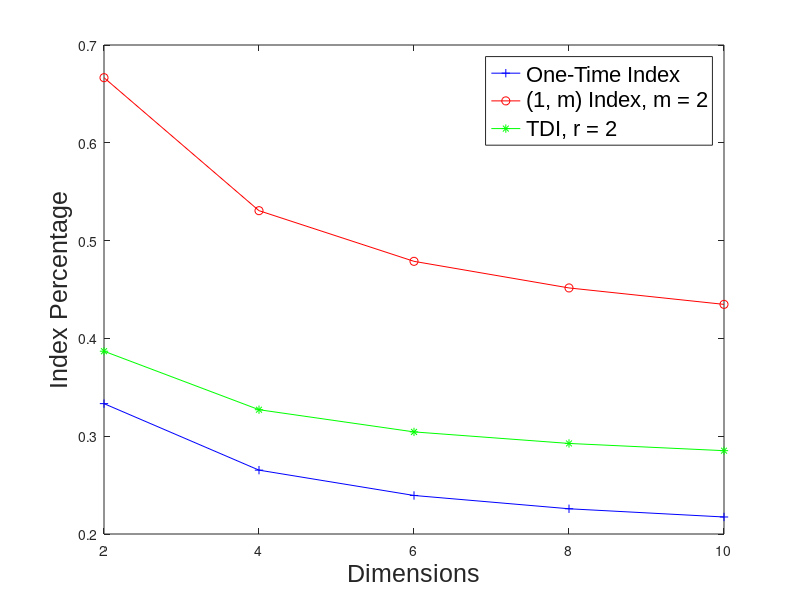

This figure's MATLAB source:
x=[2 4 6 8 10]

%One-Time Index Percentage
y1=[
    0.3333
    0.2653
    0.2394
    0.2258
    0.2174
]

%(1, m) Index Percentage
y2=[
    0.6666
    0.5306
    0.4788
    0.4516
    0.4348
]

%DFDI Index Percentage
y3=[
    0.3869
    0.3271
    0.3044
    0.2926
    0.2852
]

%plot(x, y1, 'b-+', x, y2, 'r-o', x, y3, 'g-*');
%ylabel('Index Percentage');
%xlabel('Dimensions');
%legend('One-Time Index', '(1, m) Index, m = 2', 'DFDI, r = 2', 'location', 'NorthWest');
%axis tight
%set(gca, 'XTick', x)
%title('Execution Time vs Image Size');
%print -deps execution_time.eps

figure1 = figure;
axes1 = axes('Parent',figure1,'FontSize',18,'FontName','Arial');
plot1 = plot(x,[y1, y2, y3],'Parent',axes1);
set(plot1(1),'Marker','+','Color','b','DisplayName','One-Time Index');
set(plot1(2),'Marker','o','Color','r','DisplayName','(1, m) Index, m = 2');
set(plot1(3),'Marker','*','Color','g','DisplayName','TDI, r = 2');

ylabel('Index Percentage','FontSize',18,'FontName','Arial');
xlabel('Dimensions','FontSize',18,'FontName','Arial');

legend1 = legend(axes1,'show');
set(legend1, 'FontName','Arial', 'FontSize', 16);